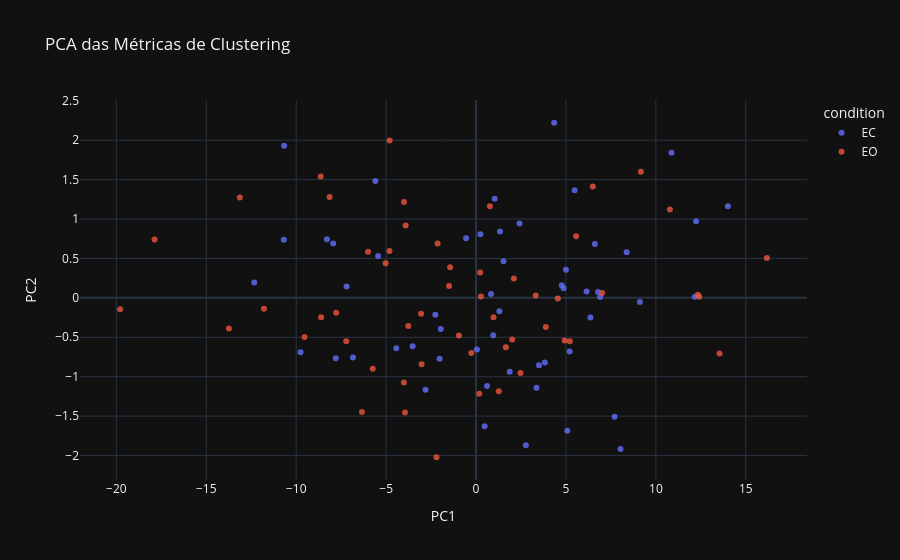

The code cell stored with this chart in its notebook:
### Markdown cell above
Clustering

### Code cell
pca_clustering, loadings_clustering = plot_pca_features(
    df_dataset,
    NODE_FEATURES_BY_TYPE["clustering"],
    title="PCA das Métricas de Clustering"
)
